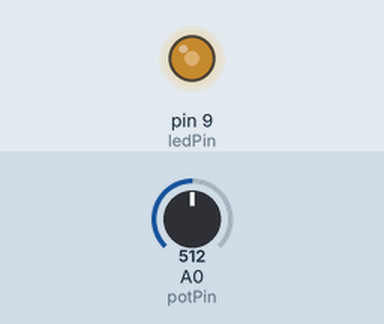
Recording of a sketch running on a simulated Arduino Uno, built with avr-gcc and run on an emulated ATmega328P. Shown: output pins drawn as LEDs (lit = HIGH). Inputs (shaded band) come from the test bench; at power-on: A0 (potPin) = 512. What the sketch prints to the serial monitor is not drawn.

Above: at 1.2 s.
1.3 s: A0 (potPin) set to 716
At 2.2 s:
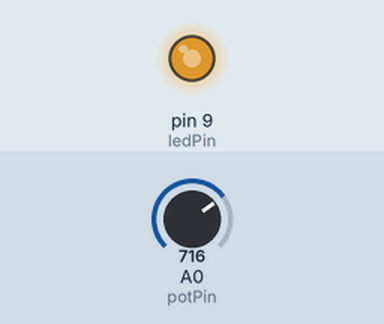
2.8 s: A0 (potPin) set to 900
At 3.8 s:
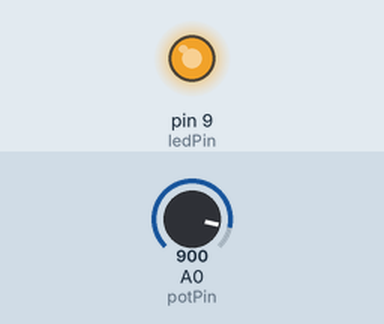
4.3 s: A0 (potPin) set to 122
At 5.3 s:
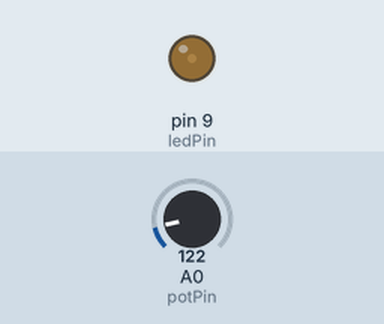
5.8 s: A0 (potPin) set to 0
At 6.8 s:
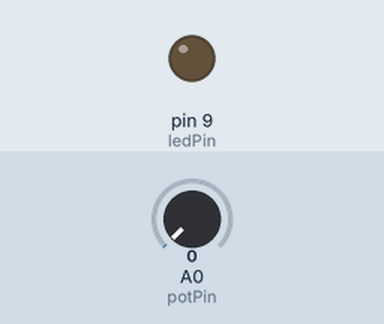
Timing chart, 0 to 8.3 s (numbered marks = the images above; inputs shaded):
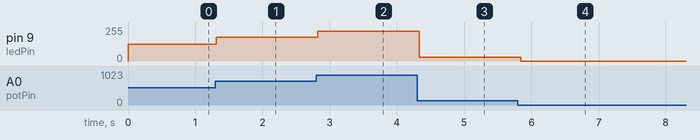

The sketch:

potentiometer_led_control.ino
```cpp
/*
 * 可調式電阻控制 LED 亮度
 * 創建日期: 2025年4月18日
 *
 * 此程式使用可調式電阻（電位計）來控制 LED 的亮度。
 * 電位計連接到類比輸入針腳 A0，LED 連接到 PWM 輸出針腳 9。
 * 當電位計旋轉時，LED 的亮度會相應變化。
 */

// 定義針腳
const int potPin = A0;    // 可調式電阻連接到類比輸入 A0
const int ledPin = 9;     // LED 連接到 PWM 輸出針腳 9

// 變數
int potValue = 0;        // 用於儲存可調式電阻的值
int ledValue = 0;        // 用於儲存 LED 的亮度值

void setup() {
  // 初始化序列通訊，波特率為 9600
  Serial.begin(9600);

  // 設定 LED 針腳為輸出模式
  pinMode(ledPin, OUTPUT);

  // 設定可調式電阻針腳為輸入模式
  pinMode(potPin, INPUT);
}

void loop() {
  // 讀取可調式電阻的值 (0-1023)
  potValue = analogRead(potPin);

  // 將可調式電阻的值 (0-1023) 映射到 LED 亮度值 (0-255)
  ledValue = map(potValue, 0, 1023, 0, 255);

  // 設定 LED 的亮度
  analogWrite(ledPin, ledValue);

  // 在序列監視器上顯示數值
  Serial.print("電位計數值: ");
  Serial.print(potValue);
  Serial.print("\t LED 亮度: ");
  Serial.println(ledValue);

  // 短暫延遲以提高穩定性
  delay(100);
}
```

Measured:
- after the input at 1.3 s, pin 9 (ledPin): 127/255 → 178/255 at once
- after the input at 2.8 s, pin 9 (ledPin): 178/255 → 224/255 at once
- after the input at 4.3 s, pin 9 (ledPin): 224/255 → 30/255 at once
- after the input at 5.8 s, pin 9 (ledPin): 30/255 → 0/255 at once
